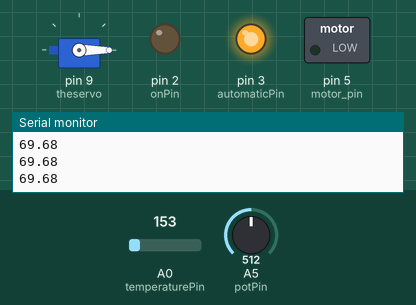
Simulated run of this sketch. Board: Arduino Uno, built with avr-gcc and run on an emulated ATmega328P. Shown: servo, switched loads named in the sketch (green lamp = pin HIGH), output pins drawn as LEDs (lit = HIGH), the last lines printed to the serial monitor. Inputs (shaded band) come from the test bench; at power-on: A0 (temperaturePin) = 153, A5 (potPin) = 512.

Above: at 17.7 s.
17.8 s: A0 (temperaturePin) set to 163
At 18.72 s:
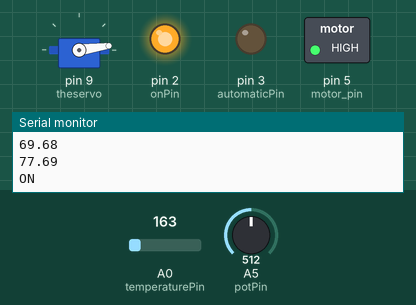
20.8 s: A5 (potPin) set to 714
23.8 s: A5 (potPin) set to 745
At 24.05 s:
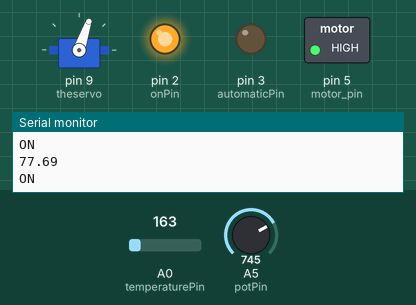
26.8 s: A5 (potPin) set to 720
At 29.07 s:
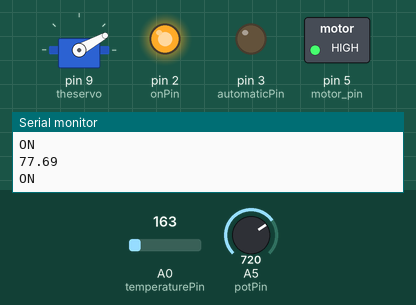
29.8 s: A0 (temperaturePin) set to 175
At 29.97 s:
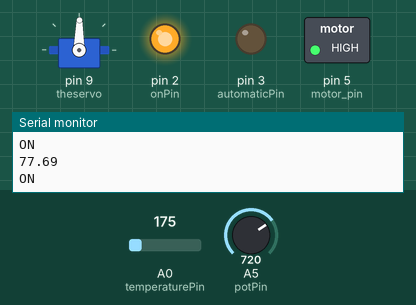
Timing chart, 0 to 33.1 s (numbered marks = the images above; inputs shaded):
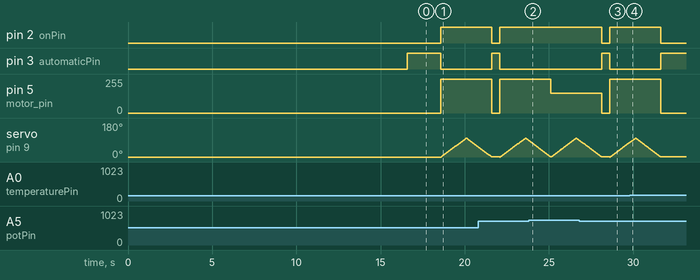

The sketch:

Fan_Control_FINAL.ino
```cpp
/*Fan Control Code #9                   Taylor Sharpe & Jamie Wong
EAS199A, 004                            11/14/2012

Calibrates a temperature probe to the value "inputtemp", assuming the room
is at that temperature.  Uses this calibration process to develop a conversion
factor, which is applied to the temperature probe's readings in a linear
fashion.

Reads a potentiometer during the "loop" function; three settings will either
turn the fan off, turn it to "auto" (at which point the fan will turn on when
the calibrated temperature sensor detectrs a temperature above "caltemp," or
turn the fan on manually.

When the fan is on, an LED will indicate this to be the case; the servo will
complete an arc of 100 degrees; and the fan will spin as the DC motor is
activated.  The "on" function is called whenever the fan is set to on
manually or when the fan is set to auto and the temperature sensor detects a
temperature above "caltemp."
*/

#include <Servo.h>                          ////Include the Servo Library

int potPin = 5;                             ////Potentiometer
int pot_value = 0;                          ////Potent.'s Value
int heat_value = 0;                            ////Thermal Value
int automaticPin = 3;                      ///LED which indicates Thermal mode
int onPin = 2;                             ///LED which indicates On mode

Servo theservo;                             ///Creates a servo object
int servo_pos = 0;                          ///Defines the servo's position

int temperaturePin = 0;                     ///Temperature Sensor
float fartemperature = 0;                  ///Converted temperature
float counter = 0;                          ///Used in calibration
float counter2 = 0;                         ///Also used in calibration
float inputtemp = 72;                       ///Calibrates to this value
float caltemp = 77;                       ///The temperature
                                            ///at which auto turns on
  float conversionfactor = .64;

int motor_pin = 5;
int motor_speed = 150;


void setup()
{
 Serial.begin(9600);
 pinMode(automaticPin, OUTPUT);
 pinMode(onPin, OUTPUT);
 theservo.attach(9);                        ////Attaches the servo to PIN 9
 theservo.write(servo_pos);                 ////Initialy sets servo to pos. 0
 pinMode(motor_pin, OUTPUT);
 float conversionfactor = calibrate();
 Serial.println(conversionfactor);
 delay(50);
}


void loop()
{
  pot_value = analogRead(potPin);
    float temperature = (analogRead(temperaturePin)*.004882814);
  fartemperature = ((((temperature - .5) * 100) * 1.8) + 32)*conversionfactor;
  if(pot_value <= 360)
    {
      analogWrite(motor_pin, 0);
      off();
    }
  else if(pot_value > 360 && pot_value <= 730)
    {
      analogWrite(motor_pin, 0);
      Serial.println(fartemperature);
      automatic(fartemperature);
    }
  else
    {
   analogWrite(motor_pin, motor_speed);

      on();
    }
}

//////////////////////////This function is called when OFF//////////////////////////
void off()
{
      digitalWrite(automaticPin, LOW);
      digitalWrite(onPin, LOW);
    Serial.println("OFF");
  delay(100);
}

/////////////////////////This function is called when AUTO//////////////////////////
float automatic(float inputtemp)
{

     digitalWrite(automaticPin, HIGH);
     digitalWrite(onPin, LOW);
      delay(500);

      if(inputtemp > caltemp && abs(caltemp-inputtemp) < 10)  ///ignores huge/tiny #s
       { digitalWrite(motor_pin, motor_speed);
       on();}
      else
      {digitalWrite(motor_pin, 0);}
}

////////////////////////This function is called when ON/////////////////////////////
void on()
{
      digitalWrite(onPin, HIGH);
      digitalWrite(automaticPin, LOW);
  Serial.println("ON");

  for(servo_pos = 0; servo_pos < 100; servo_pos +=1)
  {
    theservo.write(servo_pos);
    delay(15);
  }

  for(servo_pos = 100; servo_pos>=1; servo_pos-=1)
  {
    theservo.write(servo_pos);
    delay(15);
  }
}

///////////This function calibrates the sensor to an assumed value ("inputtemp")//////
float calibrate()
{
  int i = 0;
      while(i<=30)
      {
  float temp = (analogRead(temperaturePin)*.004882814);
  float newtemp = ((((temp - .5) * 100) * 1.8) + 32);
  counter = counter + newtemp;
  counter2++;
  i++;
  Serial.println(counter);
  delay(500);
      }

 Serial.println(counter);
 delay(1000);
 float average = counter/30;
 conversionfactor = inputtemp/average;

  return conversionfactor;
}
```

Measured:
- the behaviour switches between 162 and 163 on A0 (temperaturePin) (found by bisection; images 0 and 1)
- the behaviour switches between 730 and 731 on A5 (potPin) (found by bisection; images 1 and 2)
- after the input at 17.8 s, pin 2 (onPin): LOW → HIGH after 0.77 s; pin 3 (automaticPin): HIGH → LOW after 0.77 s; pin 5 (motor_pin): 0/255 → 255/255 after 0.77 s; servo on pin 9 (theservo): rises from 0° to 100° in 1.5 s, then falls to 54° in 0.69 s
- after the input at 23.8 s, pin 2 (onPin): stays HIGH (without the input it goes to LOW after 1.3 s); pin 3 (automaticPin): stays LOW (without the input it goes to HIGH after 1.3 s)
- after the input at 26.8 s, pin 2 (onPin): HIGH → LOW after 1.3 s, → HIGH 0.50 s later; pin 3 (automaticPin): LOW → HIGH after 1.3 s, → LOW 0.50 s later; pin 5 (motor_pin): 150/255 → 0/255 after 1.3 s, → 255/255 0.50 s later
- after the input at 29.8 s, pin 2 (onPin): goes on until 31.6 s, then stays LOW; pin 3 (automaticPin): goes on until 31.6 s, then stays HIGH; pin 5 (motor_pin): goes on until 31.6 s, then stays 0/255; servo on pin 9 (theservo): goes on until 31.6 s, then stays 1°
